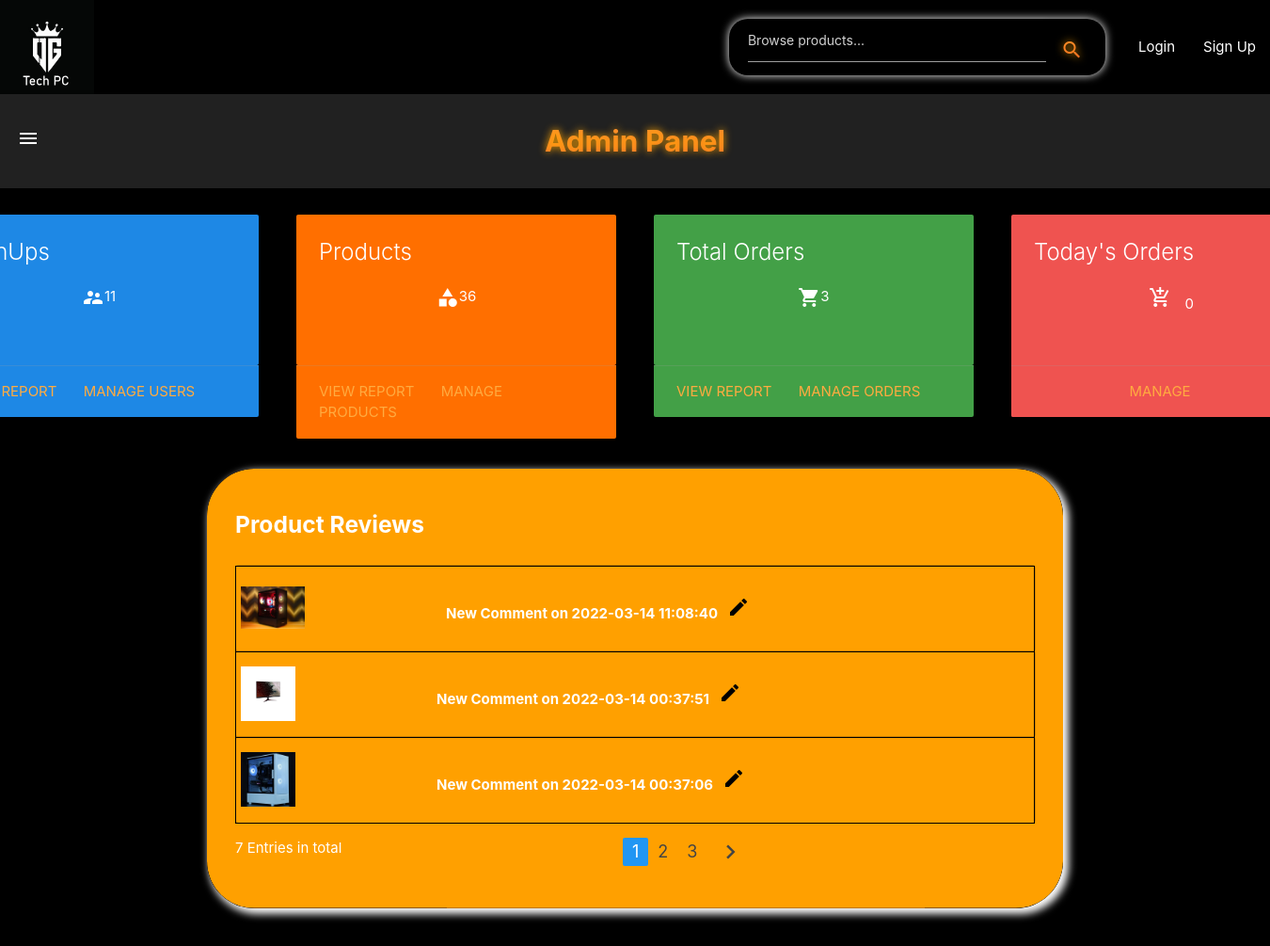
The app's page /admin.php, older data.
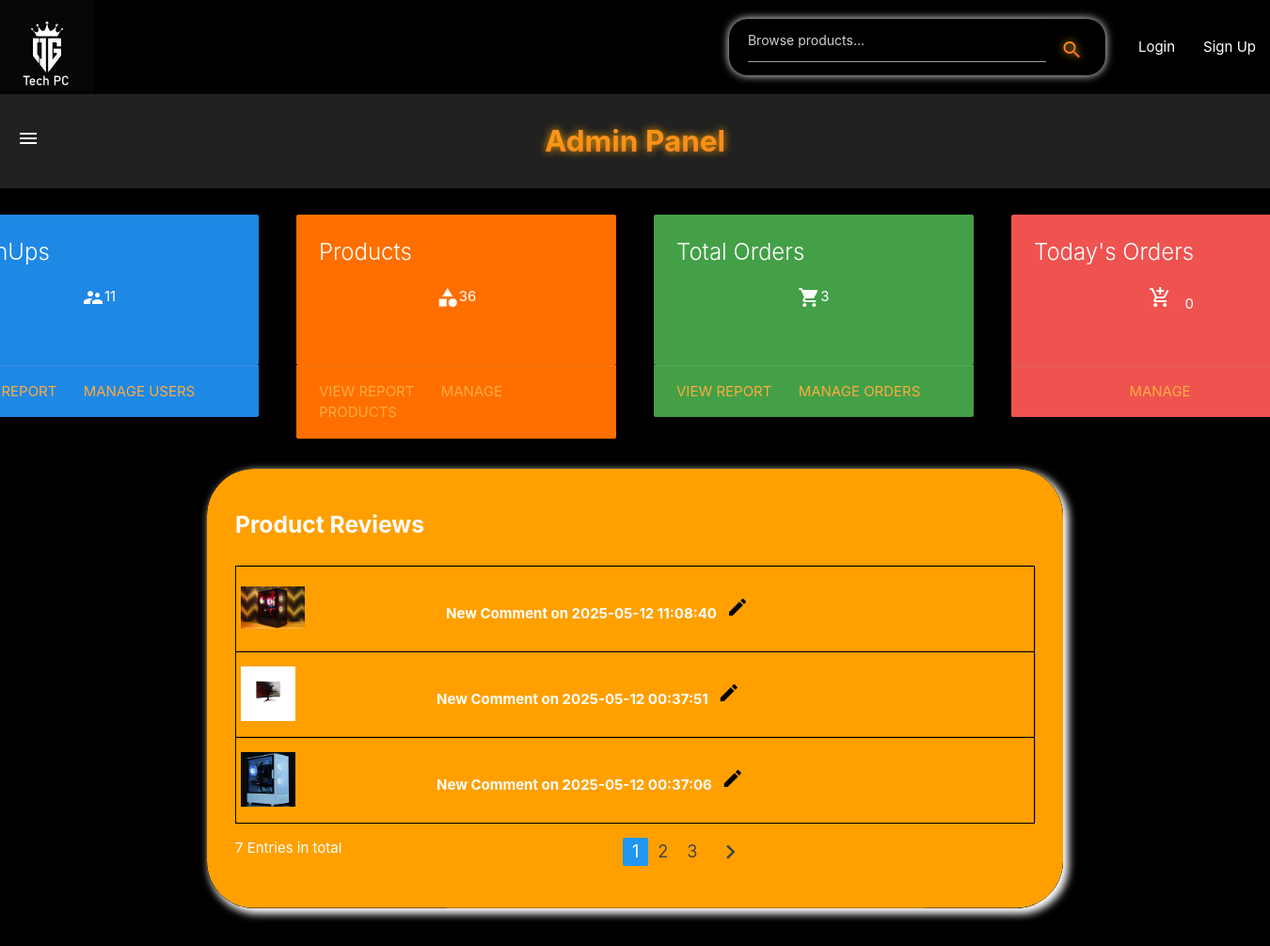
The same page, newer data.
### tables this page shows
CREATE TABLE `orderitems` (
  `OrderItemID` int(11) NOT NULL,
  `OrderID` int(11) NOT NULL,
  `ItemID` int(11) NOT NULL,
  `Price` float NOT NULL,
  `Quantity` int(11) NOT NULL,
  `AddedDatetime` datetime NOT NULL,
  `Feedback` varchar(512) DEFAULT NULL,
  `Rating` int(11) DEFAULT NULL,
  `RatingDateTime` datetime NOT NULL
);

CREATE TABLE `items` (
  `ItemID` int(11) NOT NULL,
  `Name` varchar(64) NOT NULL,
  `Brand` varchar(64) NOT NULL,
  `Description` varchar(512) NOT NULL,
  `Category` int(11) NOT NULL,
  `SellingPrice` float NOT NULL,
  `QuantityInStock` int(11) NOT NULL,
  `Image` varchar(512) NOT NULL
);

### includes/class_autoloader.php (called while the page is built, shortened)
<?php
  function myAutoLoader($className) {
    $url = $_SERVER['HTTP_HOST'].$_SERVER['REQUEST_URI'];
    if (strpos($url, 'includes') !== false){
      $path = "../classes/";
    }
    else {
      $path = "classes/";
    }
    $extension = ".class.php";
  }

### classes/Dbhandler.class.php (called while the page is built, shortened)
<?php
class Dbhandler {
  private function connect() {
    $this->host = "127.0.0.1";
    $this->user = "root";
    $this->pass = "";
    $this->db = "ogtech";
    $this->conn = new mysqli($this->host, $this->user, $this->pass, $this->db);
    return $this->conn;
  }
  public function conn() {
    $this->conn = new mysqli("127.0.0.1", "root", "", "ogtech");
    return $this->conn;
  }
}

### classes/adminContr.class.php (called while the page is built, shortened)
<?php
class adminContr extends Admin {
  public function showReviews(){
    $this->adminReviews();
  }
}

### classes/admin.class.php (the view, shortened to what this page needs)
<?php
class Admin extends Dbhandler{
  protected function adminReviews(){
    $sql = "SELECT OI.ItemID, OI.RatingDateTime, I.Image FROM OrderItems OI, Items I
      WHERE OI.ItemID = I.ItemID AND Rating IS NOT NULL ORDER BY OrderItemID DESC;";
    $conn = new Dbhandler();
    $result = $conn->conn()->query($sql) or die($conn->conn()->error);
    while ($row = $result->fetch_assoc() )
    {
      $itemID = $row["ItemID"];
      $ratingDateTime = $row["RatingDateTime"];
      $image = $row["Image"];
      echo("
        <tr>
          <td id='bordershadow'>
            <a href='product.php?item_id=$itemID'>
              <div><img class='shadow-img' src='product_images/$image' style='height: 58px; float: left; max-width: 68px; display: block;
                margin: 0 auto; object-fit:scale-down;'></div>
              <div class='white-text bold' style='height: 60px; float: left; margin-left: 150px'>New Comment on $ratingDateTime</div>
              <div class='black-text' style='height: 60px; float: left; margin-left: 10px'><i class='material-icons'>create</i></div>
            </a>
          </td>
        </tr>"
      );
    }
  }
}

### admin.php (shortened to what this page needs)
<!DOCTYPE html>
<html lang="en">
<head>
  <?php
    include "header.php";
    include "static/pages/admin_nav.php";
    require_once "includes/class_autoloader.php";
  ?>
</head>
<body>
  <div class="grid" style="margin-top: 100px;">
    <div class="grid">
      <div style="width: 340px; height: 238px">
        <div class="col s12 m6">
          <div class="card blue darken-1" style="width: 340px;">
            <div class="card-content white-text" style="height: 160px;">
              <span class="card-title ">SignUps</span>
              <div class="grid">
                <i class="material-icons white-text">supervisor_account</i>
                <div id="signup">
                  <?php
                    $sql = "SELECT * FROM Members";
                    $conn = new Dbhandler();
                    $result = $conn->conn()->query($sql) or die($conn->conn()->error);
                    $signUpCount = $result->num_rows;
                  ?>
                  <a class='white-text'><?php echo($signUpCount); ?></a>
                </div>
              </div>
            </div>
            <div class="card-action left" style="width: 340px;">
              <a href="admin_report.php#user">View Report</a>
              <a href="admin_manage_users.php">Manage Users</a>
            </div>
          </div>
        </div>
      </div>
    </div>
    <div class="grid">
      <div style="width: 340px; height: 238px">
        <div class="col s12 m6">
          <div class="card amber darken-4" style="width: 340px;">
            <div class="card-content white-text" style="height: 160px;">
              <span class="card-title ">Products</span>
              <div class="grid">
                <i class="material-icons white-text">category</i>
                <?php
                  $sql = "SELECT * FROM Items";
                  $conn = new Dbhandler();
                  $result = $conn->conn()->query($sql) or die($conn->conn()->error);
                  $productCount = $result->num_rows;
                ?>
                <p><?php echo($productCount); ?></p>
              </div>
            </div>
            <div class="card-action left" style="width: 340px;">
              <a href="admin_report.php#product">View Report</a>
              <a href="admin_manage_products.php">Manage Products</a>
            </div>
          </div>
        </div>
      </div>
    </div>
    <div class="grid">
      <div style="width: 340px; height: 238px">
        <div class="col s12 m6">
          <div class="card green darken-1" style="width: 340px;">
            <div class="card-content white-text" style="height: 160px;">
              <span class="card-title ">Total Orders</span>
              <div class="grid">
                <i class="material-icons white-text">shopping_cart</i>
                <div id="order">
                  <?php
                    $sql = "SELECT M.*, O.*, P.* FROM Members M, Orders O, Payment P
                    WHERE M.PrivilegeLevel = 0 AND P.OrderID = O.OrderID  AND M.MemberID = O.MemberID ORDER BY P.PaymentDate DESC";
                    $conn = new Dbhandler();
                    $result = $conn->conn()->query($sql) or die($conn->conn()->error);
                    $orderCount = $result->num_rows;
                  ?>
                  <a class='white-text'><?php echo($orderCount); ?></a>
                </div>
              </div>
            </div>
            <div class="card-action left" style="width: 340px;">
              <a href="admin_report.php#order">View Report</a>
              <a href="admin_view_orders.php">Manage Orders</a>
            </div>
          </div>
        </div>
      </div>
    </div>
    <div class="grid">
      <div style="width: 340px; height: 238px">
        <div class="col s12 m6">
          <div class="card red lighten-1" style="width: 340px;">
            <div class="card-content white-text" style="height: 160px;">
              <span class="card-title">Today's Orders</span>
              <div class="grid">
                <div id="order1">
                  <?php
                    $sql = "SELECT M.*, O.*, P.* FROM Members M, Orders O, Payment P
                      WHERE M.PrivilegeLevel = 0 AND P.OrderID = O.OrderID  AND M.MemberID = O.MemberID
                      AND P.PaymentDate = CURDATE() ORDER BY P.PaymentDate DESC";
                    $conn = new Dbhandler();
                    $result = $conn->conn()->query($sql) or die($conn->conn()->error);
                    $orderCountNew = $result->num_rows;
                    if ($orderCountNew === 1)
                      echo("
                        <a class='btn-floating cyan pulse'><i class='material-icons'>add_shopping_cart</i></a>
                        <a class='white-text' style='margin-left: 10px'>1 New ~</a>
                        ");
                    else if ($orderCountNew > 1) echo(
                      "<a class='btn-floating cyan pulse'><i class='material-icons'>add_shopping_cart</i></a>
                      <a class='white-text' style='margin-left: 10px'>$orderCountNew</a><a class='white-text bold' style='margin-left: 5px'>New</a>
                      ");
                    else echo("
                      <i class='material-icons white-text'>add_shopping_cart</i>
                      <a class='white-text' style='margin-left: 10px'>$orderCountNew</a>");
                  ?>
                </div>
              </div>
            </div>
            <div class="card-action center">
              <a href="admin_view_orders.php">Manage</a>
            </div>
          </div>
        </div>
      </div>
    </div>
  </div>
  <div class="row">
    <div class="container">
      <div class="grid">
        <div class="rounded-card-parent">
          <div class="rounded-card amber darken-2" style="width: 910px">
            <div class="card-content white-text">
              <table class="responsive-table center" id="pagination">
                <thead class="text-primary center">
                  <tr>
                    <h5 class="white-text bold" style="padding-bottom: 20px">Product Reviews</h5>
                  </tr>
                </thead>
                <tbody>
                  <?php
                    $oper = new adminContr;
                    $oper->showReviews();
                  ?>
                </tbody>
              </table>
              <div class="col-md-12 center text-center">
                <span class="left" id="total_reg"></span>
                <ul class="pagination pager" id="myPager"></ul>
              </div>
            </div>
          </div>
        </div>
      </div>
    </div>
  </div>
</body>
</html>

### header.php (shortened to what this page needs)
<!DOCTYPE html>
<html lang="en">
<head>
  <link rel="stylesheet" href="./static/css/base.css">
</head>
<?php
  require_once "includes/class_autoloader.php";
?>
<div class="nav-wrapper" style="height: 100px">
  <nav style="height: 100px;">
    <div class="nav-wrapper black" style="box-shadow: 0px 0px 2px white;">
      <a href="index.php"><img src = "./static/logo.svg" alt="logo" id="logo" class="brand-logo glow-image" height="100"/></a>
      <ul id="nav-mobile" class="right hide-on-med-and-down">
        <li class="black" id="search-bar">
          <form action="product_catalogue.php">
            <div class="white-text row" style="padding-left: 20px;">
              <input type="text" name="query" placeholder="Browse products..."
                class="input-field white-text col s10 autocomplete" id="autocomplete-input"
                value="<?php if (isset($_GET["query"])) echo($_GET["query"]); ?>"
                style="font-size: 14px; z-index: 5050;"
              />
              <button value='<?php if (isset($_GET["query"])) echo($_GET["query"]); ?>'
                class='btn black underline' style="margin-bottom: 50px; padding-bottom: 50px">
                <i class='material-icons'>search</i>
              </button>
            </div>
          </form>
        </li>
        <?php
          if (isset($_SESSION["Member"]))
          { ?>
          <?php if ($privilegeLevel == 1)
            echo("<li><a class='admin admin_manage_users admin_view_orders' href='admin.php' target='_blank'>Admin Panel</a></li>");
          echo
            ("
            <li>
              <a class='cart' href='cart.php?member_id=$memberID'>
                Cart<span class='new badge unglow' id='cart_badge'>$orderItemCount</span></a>
            </li>
            <li><a class='manage_profile' href='manage_profile.php?email=$email'>Manage Profile</a></li>
            <li><a href='includes/logout.inc.php'>Logout</a></li>
            ");
          } else
          {
            echo(
              "
              <li><a class='login' href='login.php'>Login</a></li>
              <li><a class='signup' href='signup.php'>Sign Up</a></li>
            ");
          }
          ?>
      </ul>
    </div>
  </nav>
</div>
</html>

### static/pages/admin_nav.php
<nav class="grey darken-4" style="margin-top: 100px; height: 100px;">
  <div class="nav wrapper">
    <a href="admin.php" class="brand-logo center white-text underline">Admin Panel</a>
    <a href="" data-target="slide-out" class="sidenav-trigger show-on-large" style="margin-top: 15px" data-activates="slide-out"><i class="material-icons">menu</i></a>
  </div>
</nav>

### static/css/base.css (style rules this page uses)
body { background-color: black; }
.bold { font-weight: bold; }
.grid { display: flex; align-items: center; justify-content: center; margin: 20px; }
#bordershadow { height: 70px; line-height: 70px; text-align: center; border: 1px solid black; border-radius: 3px; box-shadow: 0 0 0 1px rgb(0 0 0 / 20%); transition: all 200ms ease-out; }

### static/css/searchBar.css (style rules this page uses)
.search { height: 60px; width: 400px; border-radius: 20px; margin-top: 20px; box-shadow: 0px 0px 10px white; margin-right: 20px; }

### static/css/nav.css (style rules this page uses)
nav { line-height: 100px; z-index: 5050; position: fixed; top: 0; }
.nav { line-height: 100px; z-index: 9999; position: relative; top: 100; }
.underline { font-weight: bold; background-image: -webkit-linear-gradient(92deg, #f35626, #feab3a); -webkit-background-clip: text; -webkit-text-fill-color: transparent; -webkit-animation: hue 5s infinite linear; text-shadow: 0px 0px 8px orange; }

### static/css/roundedCards.css (style rules this page uses)
.rounded-card-parent { box-shadow: white 4px 4px 8px 2px; border-radius: 50px; transition: 0.3s cubic-bezier(0.8, 0, 0.2, 1); }
.rounded-card { color: white; padding: 30px; clip-path: inset(0px 0px round 50px 50px); background-color: rgba(56, 56, 56, 0.7); backdrop-filter: blur(10px); transition: 0.3s cubic-bezier(0.8, 0, 0.2, 1); }

### static/css/logo.css (style rules this page uses)
.glow-image { animation: imageGlowColor 1.5s; animation-iteration-count: infinite; animation-direction: alternate; animation-timing-function: cubic-bezier(0.25, 0, 0.45, 1); }

Row changes from the older to the newer data that the page shows:
changed orderitems (number 1 of 3 on the later page): RatingDateTime "2022-03-14 11:08:40" → "2025-05-12 11:08:40"
changed orderitems (number 2 of 3 on the later page): RatingDateTime "2022-03-14 00:37:51" → "2025-05-12 00:37:51"
changed orderitems (number 3 of 3 on the later page): RatingDateTime "2022-03-14 00:37:06" → "2025-05-12 00:37:06"
